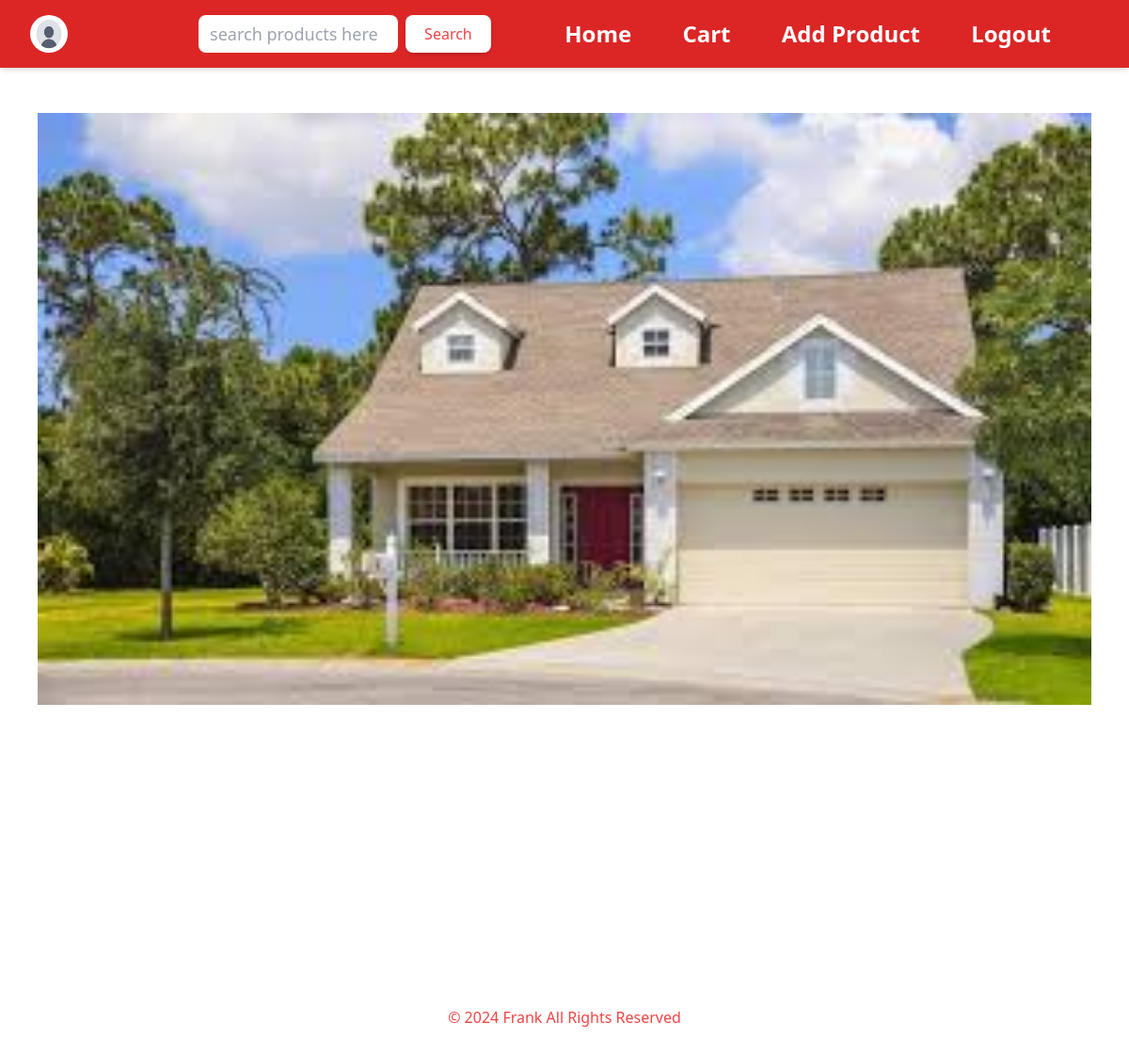
The app's page /image/7 (signed in) with its own data.
### shop/models.py (models this page shows, shortened)
class User(AbstractUser):
    name = models.CharField(max_length=200, null=True)
    email = models.EmailField(unique = True, null=True)
    avatar = models.ImageField(upload_to="images", default="images/profile.jpeg", null=True)
    address = models.CharField(max_length=200, null=True)
    code = models.IntegerField(unique=False, null=True)
    USERNAME_FIELD = 'email'
    REQUIRED_FIELDS = []

class Product(models.Model):
    name = models.CharField(max_length=200)
    description = models.TextField(null=True)
    image = models.ImageField(upload_to="images", null=True)
    price = models.PositiveIntegerField()
    seller = models.ForeignKey(User, on_delete=models.CASCADE)
    category = models.ForeignKey(Category, on_delete=models.CASCADE)
    updated = models.DateTimeField(auto_now=True)
    created = models.DateTimeField(auto_now_add=True)
    class Meta:
        ordering = ['-updated','-created']

### shop/views.py (the view)
# urls.py: path('image/<str:pk>', views.image, name='image'),
def image(request, pk):
    product = Product.objects.get(id=pk)
    return render(request, 'shop/image.html', {'product':product})

### shop/templates/shop/image.html
{% extends 'shop/main.html' %}
{%block content %}
<main class="mt-32 md:mt-20">
    <img src="{{product.image.url}}" alt="{{product.name}}" class="w-full">
</main>
{% endblock %}

### shop/templates/shop/navbar.html (shortened to what this page needs)
<div class="w-full fixed flex flex-row px-4 bg-red-600 top-0 left-0 text-white items-center  shadow-md gap-1">
    <a href="{% url 'profile' request.user.id %}" class="w-2/6 md:w-1/6 m-4">
        <div class="logo text-6xl font-bold w-full flex flex-row items-center gap-5">
            {% if request.user.is_authenticated %}
            <img src="{{request.user.avatar.url}}" alt="ProfilePicture" class="w-10 h-10 rounded-full">
            {% else %}
            <h1 class="text-3xl">Logo</h1>
            {% endif %}
        </div>
    </a>
                <form action="{% url 'home' %}" class="flex w-full lg:w-2/6  justify-start space-x-2 ">
                    <input type="text" name="q" placeholder="search products here" class="w-2/3
                    font-normal  text-black rounded-lg text-lg px-3"
                    >
                    <button type="submit" class="md:px-5 md:py-2 px-2 py-1 shadow-md rounded-lg bg-white text-red-500">Search</button>
                </form>
    <div id="content" class="hidden lg:w-4/6 w-full absolute
                                lg:relative flex flex-col md:bg-red-600 bg-red-100 top-[100%]
                                lg:-top-1 lg:flex lg:flex-row
                                lg:justify-between items-start  px-10 right-0 h-[50vh] md:h-[120%]
                                transition-all duration-2000 ease-in-out pt-10   lg:py-0 ">
        <ul class="flex lg:flex-row justify-center lg:justify-around items-center
                    lg:items-end w-full font-bold text-2xl flex-col space-y-2 text-slate-600 md:text-white">
            <li class="hover:bg-red-300 "><a href="{% url 'home' %}"  >Home</a></li>
            <li class="hover:bg-red-300"><a href="{% url 'cart' %}" >Cart</a></li>
            <li class="hover:bg-red-300"><a href="{% url 'addproduct' %}" class="">Add Product</a></li>
            {% if request.user.is_authenticated %}
            <li class="hover:bg-red-300"><a href="{% url 'logout' %}">Logout</a> </li>
            {% else %}
            <li class="hover:bg-red-300"><a href="{% url 'login' %}">Login</a> </li>
            <li class="hover:bg-red-300"><a href="{% url 'signup' %}">Signup</a></li>
            {% endif %}
        </ul>
    </div>
</div>

### static/styles/style.css (style rules this page uses)
input { outline: none; width: 100%; }

### records on screen
User: user.avatar (placeholder picture)
Product: image (picture)
